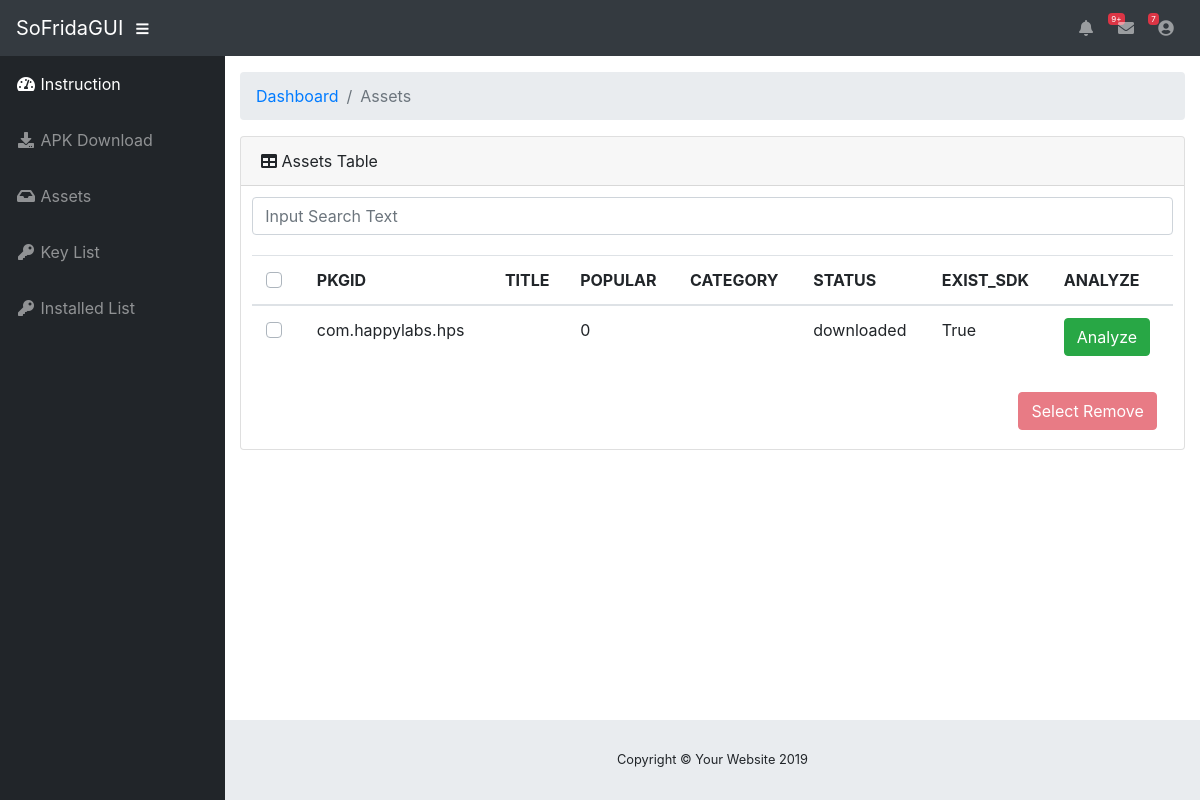
Before: /assets with the older database file.
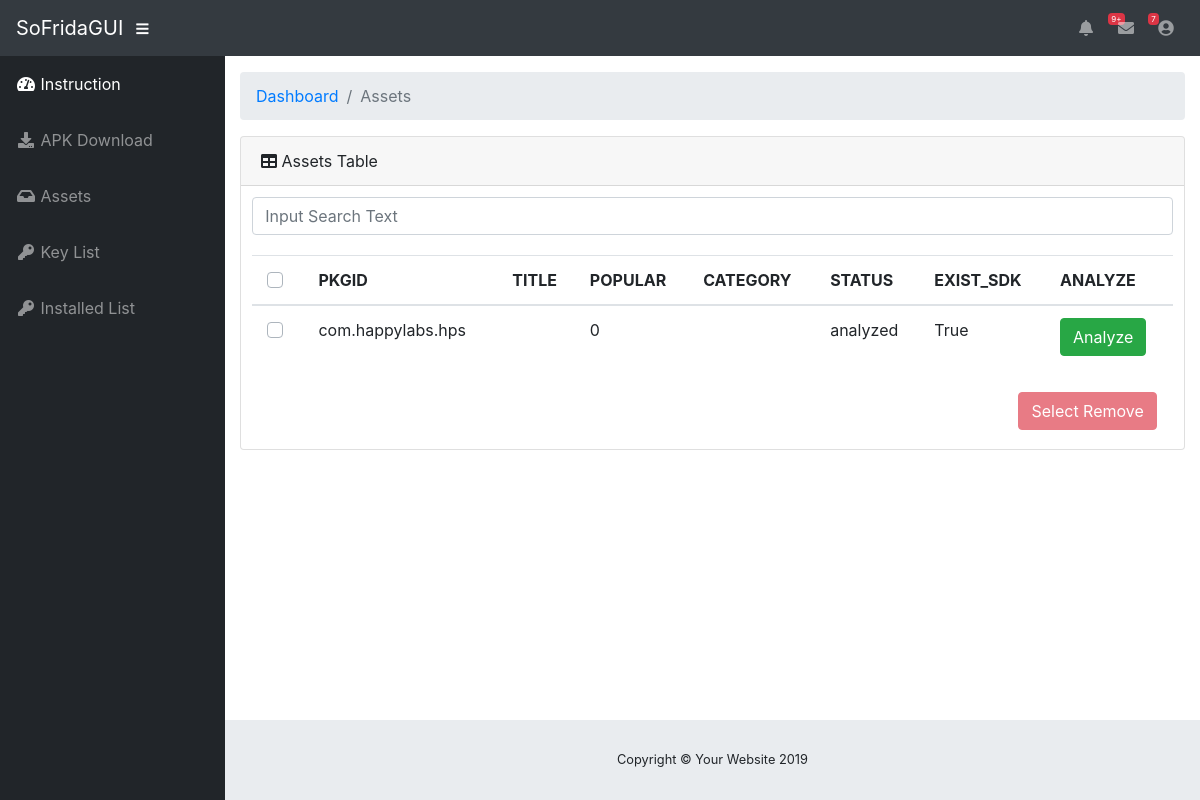
After: the same page with the newer database file.
### tables this page shows
CREATE TABLE assets (
            package_name text primary key, 
            title text,
            popular integer,
            category text,
            status text,
            exist_sdk integer,
            access_key_id text,
            secret_access_key text,
            session_token text,
            region text,
            service text,
            bucket text,
            vulnerable integer);

### app.py (the view)
@app.route("/assets")
def assets_layout():
  asset = Assets()
  asset_infos = asset.get_all()
  return render_template("assets.html", asset_infos=asset_infos)

### assets.py (called while the page is built)
    def db_init(self):
        self.db_path = os.path.join("./assets.db")
        self.con = sqlite3.connect(self.db_path)
        self.cur = self.con.cursor()
        self.cur.execute('''create table if not exists assets (
            package_name text primary key,
            title text,
            popular integer,
            category text,
            status text,
            exist_sdk integer,
            access_key_id text,
            secret_key_id text,
            session_token text,
            region text,
            service text,
            bucket text,
            vulnerable integer)''')
        self.columns = ['package_name', 'title', 'popular','category','status','exist_sdk', 'access_key_id', 'secret_key_id','session_token','region','service','bucket', 'vulnerable']
        self.con.commit()

    def get_all(self):
        package_list = []
        for row in self.cur.execute('''select * from assets'''):
            package = dict()
            for i in range(len(self.columns)):
                if row[i] == None:
                    package[self.columns[i]] = ""
                else:
                    package[self.columns[i]] = row[i]
            package_list.append(package)
        return package_list

### templates/assets.html (shortened to what this page needs)
{% extends "layout.html" %}
{% block content %}
<div class="container-fluid">
	<ol class="breadcrumb">
		<li class="breadcrumb-item">
			<a href="#">Dashboard</a>
		</li>
		<li class="breadcrumb-item active">Assets</li>
	</ol>
	<div class="card mb-3">
		<div class="card-header">
			<i class="fas fa-table"></i>
			Assets Table
		</div>
		<div class="card-body">
			<div class="input-group">
				<input type="text" class="form-control" placeholder="Input Search Text" spellcheck="false" id="search_form">
			</div>
			<div style="margin-top:20px;" class="table-responsive" id="assets_list">
				<table class="table" id="assets_table">
					<thead>
						<th>
							<div class="custom-control custom-checkbox" align="center">
							</div>
						</th>
						<th>PKGID</th>
						<th>TITLE</th>
						<th>POPULAR</th>
						<th>CATEGORY</th>
						<th>STATUS</th>
						<th>EXIST_SDK</th>
						<th>ANALYZE</th>
					</thead>
					<tbody>
						{% for info in asset_infos %}
						<tr>
							<td>
								<div class="custom-control custom-checkbox" align="center">
								</div>
							</td>
							<td>{{ info['package_name'] }}</td>
							<td>{{ info['title'] }}</td>
							<td>{{ "{:,}".format(info['popular']) }}</td>
							<td>{{ info['category'] }}</td>
							<td>{{ info['status'] }}</td>
							{% if info['exist_sdk'] == 1 %}
							<td>True</td>
							<td><a  class="btn btn-success" href="/analyze/{{ info['package_name'] }}">Analyze</a></td>
							{% elif info['exist_sdk'] == 0 %}
							<td>False</td>
							<td><button class="btn btn-danger" id="{{ info['package_name'] }}">Remove</button></td>
							{% else %}
							<td></td>
							<td></td>
							{% endif %}
						</tr>
						{% endfor %}
					</tbody>
				</table>
			</div>
			<nav class="navbar navbar-expand">
				<button class="nav-item btn btn-danger ml-auto mr-0 my-2 my-md-0" id="select-remove" disabled>Select Remove</button>
			</nav>
		</div>
	</div>
</div>
{% endblock %}

### templates/layout.html (shortened to what this page needs)
<!DOCTYPE html>
<html lang="en" style="font-family: SFMono-Regular, Menlo, Monaco, Consolas, 'Liberation Mono', 'Courier New', monospace;">
    <head>
        <link  rel="stylesheet" type="text/css" href="{{ url_for('static', filename='vendor/fontawesome-free/css/all.min.css')}}">
        <link  rel="stylesheet" type="text/css" href="{{ url_for('static', filename='vendor/datatables/dataTables.bootstrap4.css')}}">
        <link  rel="stylesheet" type="text/css" href="{{ url_for('static', filename='css/sb-admin.css')}}">
    </head>
    <body id="page-top">
        <nav class="navbar navbar-expand navbar-dark bg-dark static-top">
            <a class="navbar-brand mr-1" href="{{ url_for('index') }}">SoFridaGUI</a>
            <button class="btn btn-link btn-sm text-white order-1 order-sm-0" id="sidebarToggle" href="#">
                <i class="fas fa-bars"></i>
            </button>
            <ul class="navbar-nav ml-auto mr-0 my-2 my-md-0">
                <li class="nav-item dropdown no-arrow">
                    <a class="nav-link dropdown-toggle" href="#" id="alertsDropdown" role="button" data-toggle="dropdown" aria-haspopup="true" aria-expanded="false">
                    <i class="fas fa-bell fa-fw"></i>
                    <span class="badge badge-danger">9+</span>
                    </a>
                </li>
                <li class="nav-item dropdown no-arrow mx-1">
                    <a class="nav-link dropdown-toggle" href="#" id="messagesDropdown" role="button" data-toggle="dropdown" aria-haspopup="true" aria-expanded="false">
                    <i class="fas fa-envelope fa-fw"></i>
                    <span class="badge badge-danger">7</span>
                    </a>
                </li>
                <li class="nav-item dropdown no-arrow">
                    <a class="nav-link dropdown-toggle" href="#" id="userDropdown" role="button" data-toggle="dropdown" aria-haspopup="true" aria-expanded="false">
                    <i class="fas fa-user-circle fa-fw"></i>
                    </a>
                </li>
            </ul>
        </nav>
        <div id="wrapper">
            <ul class="sidebar navbar-nav">
                <li class="nav-item active">
                    <a class="nav-link" href="{{ url_for('index') }}">
                    <i class="fas fa-fw fa-tachometer-alt"></i>
                    <span>Instruction</span>
                    </a>
                </li>
                <li class="nav-item">
                    <a class="nav-link" href="{{ url_for('apk_download_layout') }}">
                    <i class="fas fa-fw fa-download"></i>
                    <span>APK Download</span></a>
                </li>
                <li class="nav-item">
                    <a class="nav-link" href="{{ url_for('assets_layout') }}">
                    <i class="fas fa-fw fa-inbox"></i>
                    <span>Assets</span></a>
                </li>
                <li class="nav-item">
                    <a class="nav-link" href="{{ url_for('keylist_layout')}}">
                    <i class="fas fa-fw fa-key"></i>
                    <span>Key List</span></a>
                </li>
                <li class="nav-item">
                    <a class="nav-link" href="{{ url_for('installed_layout')}}">
                    <i class="fas fa-fw fa-key"></i>
                    <span>Installed List</span></a>
                </li>
            </ul>
            <div id="content-wrapper">
            {% block content %}
            {% endblock %}
                <footer class="sticky-footer">
                    <div class="container my-auto">
                        <div class="copyright text-center my-auto">
                            <span>Copyright © Your Website 2019</span>
                        </div>
                    </div>
                </footer>
            </div>
        </div>
    </body>
</html>

Changed rows visible on the page:
changed assets "com.happylabs.hps": status "downloaded" → "analyzed"
